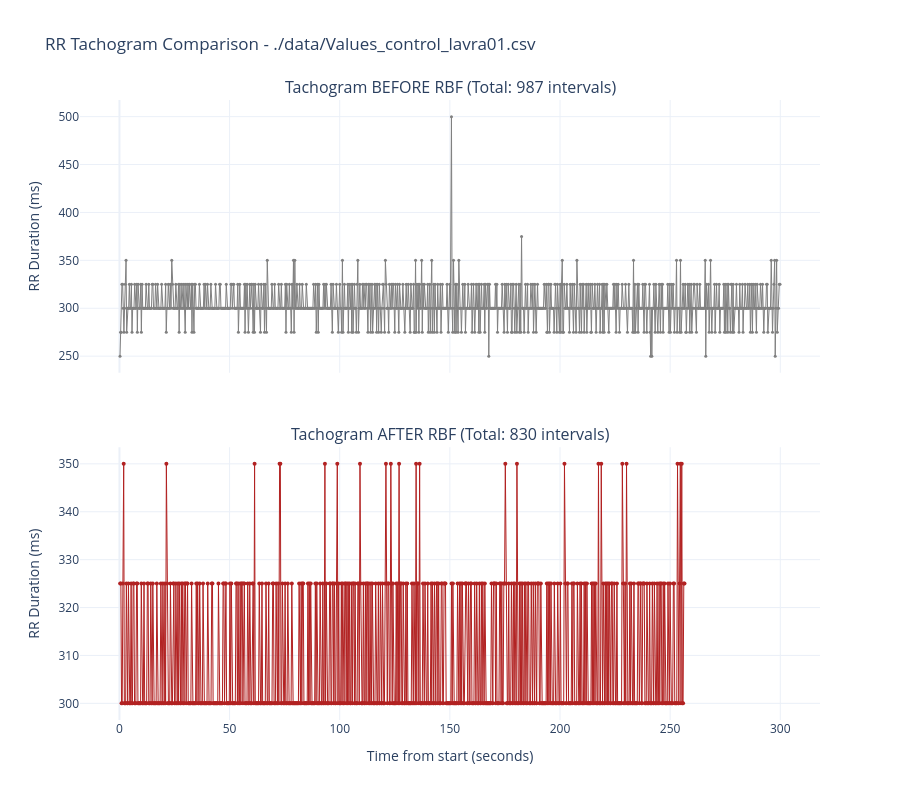

Write notebook code for a chart like this one.
### Code cell
# RBF filtering on control (170 < HR < 210) 
plot_tachogram_comparison(params['file_path'],params)

### Figure 1 — Plotly figure (JSON) as saved in the notebook; plotly's stock layout.template omitted (floating-point values rounded to 4 significant figures; data arrays with more than 128 entries replaced by an {"elided": "..."} marker saying what was removed)
{"data": [{"line": {"color": "gray", "width": 1}, "marker": {"size": 3}, "mode": "lines+markers", "name": "Raw RR", "type": "scatter", "x": {"elided": "987 float values"}, "xaxis": "x", "y": {"elided": "987 float values"}, "yaxis": "y"}, {"line": {"color": "firebrick", "width": 1}, "marker": {"size": 4}, "mode": "lines+markers", "name": "Filtered RR", "type": "scatter", "x": {"elided": "830 float values"}, "xaxis": "x2", "y": {"elided": "830 int values"}, "yaxis": "y2"}], "layout": {"annotations": [{"font": {"size": 16}, "showarrow": false, "text": "Tachogram BEFORE RBF (Total: 987 intervals)", "x": 0.5, "xanchor": "center", "xref": "paper", "y": 1, "yanchor": "bottom", "yref": "paper"}, {"font": {"size": 16}, "showarrow": false, "text": "Tachogram AFTER RBF (Total: 830 intervals)", "x": 0.5, "xanchor": "center", "xref": "paper", "y": 0.44, "yanchor": "bottom", "yref": "paper"}], "height": 800, "showlegend": false, "title": {"text": "RR Tachogram Comparison - ./data/Values_control_lavra01.csv"}, "xaxis": {"anchor": "y", "domain": [0, 1], "matches": "x2", "showticklabels": false}, "xaxis2": {"anchor": "y2", "domain": [0, 1], "title": {"text": "Time from start (seconds)"}}, "yaxis": {"anchor": "x", "domain": [0.56, 1], "title": {"text": "RR Duration (ms)"}}, "yaxis2": {"anchor": "x2", "domain": [0, 0.44], "title": {"text": "RR Duration (ms)"}}}}
